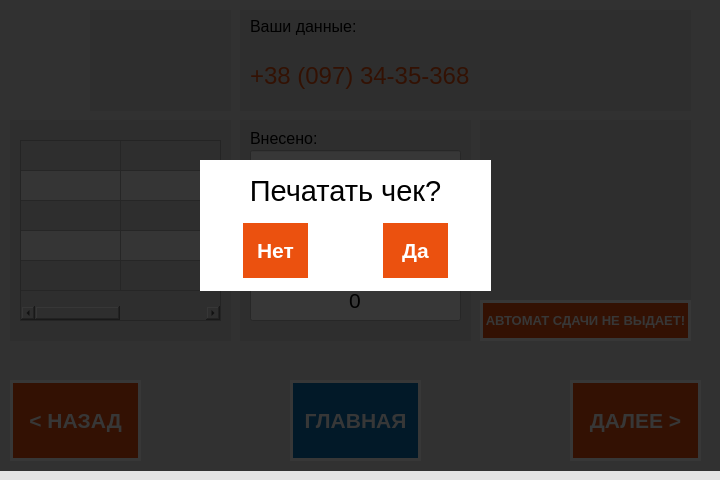
<?xml version="1.0" encoding="UTF-8"?>
<ui version="4.0">
 <class>Payment</class>
 <widget class="QDialog" name="Payment">
  <property name="geometry">
   <rect>
    <x>0</x>
    <y>0</y>
    <width>720</width>
    <height>480</height>
   </rect>
  </property>
  <property name="minimumSize">
   <size>
    <width>720</width>
    <height>480</height>
   </size>
  </property>
  <property name="maximumSize">
   <size>
    <width>720</width>
    <height>480</height>
   </size>
  </property>
  <property name="windowTitle">
   <string>Payment</string>
  </property>
  <property name="styleSheet">
   <string notr="true">QDialog{
background-color: rgb(227, 227, 227);

}</string>
  </property>
  <widget class="QPushButton" name="pushButtonMain">
   <property name="geometry">
    <rect>
     <x>290</x>
     <y>380</y>
     <width>131</width>
     <height>81</height>
    </rect>
   </property>
   <property name="font">
    <font>
     <pointsize>16</pointsize>
     <weight>75</weight>
     <bold>true</bold>
    </font>
   </property>
   <property name="styleSheet">
    <string notr="true">QPushButton{
background-color: rgb(7, 116, 187);
border: 3px solid white;
color: rgb(255, 255, 255);
border-radius: 1em;
font-weight: 600;
}</string>
   </property>
   <property name="text">
    <string>ГЛАВНАЯ</string>
   </property>
  </widget>
  <widget class="QWidget" name="widget_5" native="true">
   <property name="geometry">
    <rect>
     <x>240</x>
     <y>10</y>
     <width>451</width>
     <height>101</height>
    </rect>
   </property>
   <property name="styleSheet">
    <string notr="true">QWidget{
background-color:rgb(214, 214, 214);
border-radius: 1em;
}</string>
   </property>
   <widget class="QLabel" name="label_5">
    <property name="geometry">
     <rect>
      <x>10</x>
      <y>6</y>
      <width>241</width>
      <height>20</height>
     </rect>
    </property>
    <property name="font">
     <font>
      <pointsize>12</pointsize>
     </font>
    </property>
    <property name="text">
     <string>Ваши данные: </string>
    </property>
   </widget>
   <widget class="QLabel" name="LabelUserData">
    <property name="geometry">
     <rect>
      <x>10</x>
      <y>50</y>
      <width>441</width>
      <height>31</height>
     </rect>
    </property>
    <property name="font">
     <font>
      <pointsize>18</pointsize>
     </font>
    </property>
    <property name="styleSheet">
     <string notr="true">QLabel{
color: #eb510f;
}
</string>
    </property>
    <property name="text">
     <string>+38 (097) 34-35-368</string>
    </property>
   </widget>
  </widget>
  <widget class="QPushButton" name="pushButtonNext">
   <property name="geometry">
    <rect>
     <x>570</x>
     <y>380</y>
     <width>131</width>
     <height>81</height>
    </rect>
   </property>
   <property name="font">
    <font>
     <pointsize>16</pointsize>
     <weight>75</weight>
     <bold>true</bold>
    </font>
   </property>
   <property name="styleSheet">
    <string notr="true">QPushButton{
background-color: #eb510f;
border: 3px solid white;
color: rgb(255, 255, 255);
border-radius: 1em;
font-weight: 600;
}</string>
   </property>
   <property name="text">
    <string>ДАЛЕЕ &gt;</string>
   </property>
  </widget>
  <widget class="QPushButton" name="pushButtonBack">
   <property name="geometry">
    <rect>
     <x>10</x>
     <y>380</y>
     <width>131</width>
     <height>81</height>
    </rect>
   </property>
   <property name="font">
    <font>
     <pointsize>16</pointsize>
     <weight>75</weight>
     <bold>true</bold>
    </font>
   </property>
   <property name="styleSheet">
    <string notr="true">QPushButton{
background-color: #eb510f;
border: 3px solid white;
color: rgb(255, 255, 255);
border-radius: 1em;
font-weight: 600;
}</string>
   </property>
   <property name="text">
    <string>&lt; НАЗАД</string>
   </property>
  </widget>
  <widget class="QWidget" name="widget_4" native="true">
   <property name="geometry">
    <rect>
     <x>90</x>
     <y>10</y>
     <width>141</width>
     <height>101</height>
    </rect>
   </property>
   <property name="styleSheet">
    <string notr="true">QWidget{
background-color:rgb(214, 214, 214);
border-radius: 1em;
}</string>
   </property>
   <widget class="QLabel" name="label_4">
    <property name="geometry">
     <rect>
      <x>10</x>
      <y>10</y>
      <width>121</width>
      <height>81</height>
     </rect>
    </property>
    <property name="text">
     <string/>
    </property>
    <property name="pixmap">
     <pixmap resource="resource.qrc">:/new/icons/11x11Icon.jpg</pixmap>
    </property>
    <property name="scaledContents">
     <bool>true</bool>
    </property>
   </widget>
  </widget>
  <widget class="QWidget" name="widget_2" native="true">
   <property name="geometry">
    <rect>
     <x>240</x>
     <y>120</y>
     <width>231</width>
     <height>221</height>
    </rect>
   </property>
   <property name="styleSheet">
    <string notr="true">QWidget{
background-color:rgb(214, 214, 214);
border-radius: 1em;
}</string>
   </property>
   <widget class="QLineEdit" name="lineEdit_3">
    <property name="geometry">
     <rect>
      <x>10</x>
      <y>160</y>
      <width>211</width>
      <height>41</height>
     </rect>
    </property>
    <property name="font">
     <font>
      <pointsize>16</pointsize>
     </font>
    </property>
    <property name="styleSheet">
     <string notr="true">QLineEdit{
background-color:rgb(255, 255, 255);
color: rgb(0, 0, 0);
}
</string>
    </property>
    <property name="text">
     <string>0</string>
    </property>
    <property name="alignment">
     <set>Qt::AlignCenter</set>
    </property>
    <property name="readOnly">
     <bool>true</bool>
    </property>
   </widget>
   <widget class="QLineEdit" name="lineEdit_2">
    <property name="geometry">
     <rect>
      <x>10</x>
      <y>96</y>
      <width>211</width>
      <height>41</height>
     </rect>
    </property>
    <property name="font">
     <font>
      <pointsize>16</pointsize>
     </font>
    </property>
    <property name="styleSheet">
     <string notr="true">QLineEdit{
background-color:rgb(255, 255, 255);
color: rgb(0, 0, 0);
}
</string>
    </property>
    <property name="text">
     <string>0</string>
    </property>
    <property name="alignment">
     <set>Qt::AlignCenter</set>
    </property>
    <property name="readOnly">
     <bool>true</bool>
    </property>
   </widget>
   <widget class="QLineEdit" name="lineEdit">
    <property name="geometry">
     <rect>
      <x>10</x>
      <y>30</y>
      <width>211</width>
      <height>41</height>
     </rect>
    </property>
    <property name="font">
     <font>
      <pointsize>16</pointsize>
     </font>
    </property>
    <property name="styleSheet">
     <string notr="true">QLineEdit{
background-color:rgb(255, 255, 255);
color: rgb(0, 0, 0);
}
</string>
    </property>
    <property name="text">
     <string>0</string>
    </property>
    <property name="alignment">
     <set>Qt::AlignCenter</set>
    </property>
    <property name="readOnly">
     <bool>true</bool>
    </property>
   </widget>
   <widget class="QLabel" name="label_6">
    <property name="geometry">
     <rect>
      <x>10</x>
      <y>10</y>
      <width>201</width>
      <height>16</height>
     </rect>
    </property>
    <property name="font">
     <font>
      <pointsize>12</pointsize>
     </font>
    </property>
    <property name="text">
     <string>Внесено:</string>
    </property>
   </widget>
   <widget class="QLabel" name="label_7">
    <property name="geometry">
     <rect>
      <x>10</x>
      <y>76</y>
      <width>211</width>
      <height>16</height>
     </rect>
    </property>
    <property name="font">
     <font>
      <pointsize>12</pointsize>
     </font>
    </property>
    <property name="text">
     <string>Комиссия:</string>
    </property>
   </widget>
   <widget class="QLabel" name="label_8">
    <property name="geometry">
     <rect>
      <x>10</x>
      <y>140</y>
      <width>201</width>
      <height>16</height>
     </rect>
    </property>
    <property name="font">
     <font>
      <pointsize>12</pointsize>
     </font>
    </property>
    <property name="text">
     <string>Зачислено:</string>
    </property>
   </widget>
  </widget>
  <widget class="QWidget" name="widget" native="true">
   <property name="geometry">
    <rect>
     <x>480</x>
     <y>120</y>
     <width>211</width>
     <height>221</height>
    </rect>
   </property>
   <property name="styleSheet">
    <string notr="true">QWidget{
background-color:rgb(214, 214, 214);
border-radius: 1em;
}</string>
   </property>
   <widget class="QLabel" name="label_2">
    <property name="geometry">
     <rect>
      <x>70</x>
      <y>70</y>
      <width>47</width>
      <height>13</height>
     </rect>
    </property>
    <property name="text">
     <string/>
    </property>
   </widget>
   <widget class="QLabel" name="label_9">
    <property name="geometry">
     <rect>
      <x>-10</x>
      <y>10</y>
      <width>231</width>
      <height>201</height>
     </rect>
    </property>
    <property name="text">
     <string/>
    </property>
    <property name="pixmap">
     <pixmap resource="resource.qrc">:/new/icons/MoneyCatchIcon.png</pixmap>
    </property>
    <property name="scaledContents">
     <bool>true</bool>
    </property>
   </widget>
   <widget class="QWidget" name="widget_6" native="true">
    <property name="geometry">
     <rect>
      <x>0</x>
      <y>180</y>
      <width>211</width>
      <height>41</height>
     </rect>
    </property>
    <property name="styleSheet">
     <string notr="true">QWidget{
background-color: #eb510f;
border: 3px solid white;
border-radius: 1em;
font-weight: 600;
color: white;
}</string>
    </property>
    <widget class="QLabel" name="label_3">
     <property name="geometry">
      <rect>
       <x>0</x>
       <y>0</y>
       <width>211</width>
       <height>41</height>
      </rect>
     </property>
     <property name="font">
      <font>
       <pointsize>10</pointsize>
       <weight>75</weight>
       <bold>true</bold>
      </font>
     </property>
     <property name="styleSheet">
      <string notr="true"/>
     </property>
     <property name="text">
      <string>АВТОМАТ СДАЧИ НЕ ВЫДАЕТ!</string>
     </property>
     <property name="alignment">
      <set>Qt::AlignCenter</set>
     </property>
    </widget>
   </widget>
  </widget>
  <widget class="QWidget" name="widget_3" native="true">
   <property name="geometry">
    <rect>
     <x>10</x>
     <y>120</y>
     <width>221</width>
     <height>221</height>
    </rect>
   </property>
   <property name="styleSheet">
    <string notr="true">QWidget{
background-color:rgb(214, 214, 214);
border-radius: 1em;
}</string>
   </property>
   <widget class="QTableWidget" name="tableWidget">
    <property name="enabled">
     <bool>true</bool>
    </property>
    <property name="geometry">
     <rect>
      <x>10</x>
      <y>20</y>
      <width>201</width>
      <height>181</height>
     </rect>
    </property>
    <property name="font">
     <font>
      <pointsize>10</pointsize>
     </font>
    </property>
    <property name="alternatingRowColors">
     <bool>true</bool>
    </property>
    <property name="showGrid">
     <bool>true</bool>
    </property>
    <property name="sortingEnabled">
     <bool>false</bool>
    </property>
    <attribute name="horizontalHeaderVisible">
     <bool>false</bool>
    </attribute>
    <attribute name="verticalHeaderVisible">
     <bool>false</bool>
    </attribute>
    <attribute name="verticalHeaderHighlightSections">
     <bool>true</bool>
    </attribute>
    <row>
     <property name="text">
      <string>Новая строка</string>
     </property>
    </row>
    <row>
     <property name="text">
      <string>Новая строка</string>
     </property>
    </row>
    <row>
     <property name="text">
      <string>Новая строка</string>
     </property>
    </row>
    <row>
     <property name="text">
      <string>Новая строка</string>
     </property>
    </row>
    <row>
     <property name="text">
      <string>Новая строка</string>
     </property>
    </row>
    <column>
     <property name="text">
      <string>Сумма платежа</string>
     </property>
    </column>
    <column>
     <property name="text">
      <string>Размер комиссии</string>
     </property>
    </column>
   </widget>
  </widget>
  <widget class="QLabel" name="label_13">
   <property name="geometry">
    <rect>
     <x>10</x>
     <y>10</y>
     <width>61</width>
     <height>71</height>
    </rect>
   </property>
   <property name="text">
    <string/>
   </property>
   <property name="pixmap">
    <pixmap resource="resource.qrc">:/new/icons/TymeLogoIcon.png</pixmap>
   </property>
   <property name="scaledContents">
    <bool>true</bool>
   </property>
  </widget>
  <widget class="QWidget" name="widget_7" native="true">
   <property name="geometry">
    <rect>
     <x>0</x>
     <y>110</y>
     <width>231</width>
     <height>241</height>
    </rect>
   </property>
  </widget>
  <widget class="QWidget" name="widget_8" native="true">
   <property name="geometry">
    <rect>
     <x>-10</x>
     <y>-10</y>
     <width>741</width>
     <height>481</height>
    </rect>
   </property>
   <property name="styleSheet">
    <string notr="true">QWidget {
 background-color: rgba(0, 0, 0, 200)
}</string>
   </property>
   <widget class="QWidget" name="widget_9" native="true">
    <property name="geometry">
     <rect>
      <x>210</x>
      <y>170</y>
      <width>291</width>
      <height>131</height>
     </rect>
    </property>
    <property name="styleSheet">
     <string notr="true">QWidget{
background-color:rgb(255, 255, 255);
border-radius: 2em;
}</string>
    </property>
    <widget class="QLabel" name="label">
     <property name="geometry">
      <rect>
       <x>0</x>
       <y>0</y>
       <width>291</width>
       <height>61</height>
      </rect>
     </property>
     <property name="font">
      <font>
       <pointsize>22</pointsize>
      </font>
     </property>
     <property name="text">
      <string>Печатать чек?</string>
     </property>
     <property name="alignment">
      <set>Qt::AlignCenter</set>
     </property>
    </widget>
    <widget class="QPushButton" name="pushButton">
     <property name="geometry">
      <rect>
       <x>40</x>
       <y>60</y>
       <width>71</width>
       <height>61</height>
      </rect>
     </property>
     <property name="font">
      <font>
       <pointsize>16</pointsize>
       <weight>75</weight>
       <bold>true</bold>
      </font>
     </property>
     <property name="styleSheet">
      <string notr="true">QPushButton{
background-color: #eb510f;
border: 3px solid white;
color: rgb(255, 255, 255);
border-radius: 1em;
font-weight: 600;
}</string>
     </property>
     <property name="text">
      <string>Нет</string>
     </property>
    </widget>
    <widget class="QPushButton" name="pushButton_2">
     <property name="geometry">
      <rect>
       <x>180</x>
       <y>60</y>
       <width>71</width>
       <height>61</height>
      </rect>
     </property>
     <property name="font">
      <font>
       <pointsize>16</pointsize>
       <weight>75</weight>
       <bold>true</bold>
      </font>
     </property>
     <property name="styleSheet">
      <string notr="true">QPushButton{
background-color: #eb510f;
border: 3px solid white;
color: rgb(255, 255, 255);
border-radius: 1em;
font-weight: 600;
}</string>
     </property>
     <property name="text">
      <string>Да</string>
     </property>
    </widget>
   </widget>
  </widget>
 </widget>
 <resources>
  <include location="resource.qrc"/>
 </resources>
 <connections/>
</ui>
